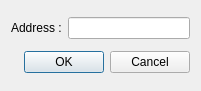
<?xml version="1.0" encoding="UTF-8"?>
<ui version="4.0">
 <class>AddressInputDialog</class>
 <widget class="QDialog" name="AddressInputDialog">
  <property name="geometry">
   <rect>
    <x>0</x>
    <y>0</y>
    <width>201</width>
    <height>91</height>
   </rect>
  </property>
  <property name="maximumSize">
   <size>
    <width>201</width>
    <height>91</height>
   </size>
  </property>
  <property name="windowTitle">
   <string/>
  </property>
  <layout class="QVBoxLayout" name="verticalLayout">
   <item>
    <layout class="QHBoxLayout" name="horizontalLayout">
     <item>
      <widget class="QLabel" name="label">
       <property name="text">
        <string>Address :</string>
       </property>
      </widget>
     </item>
     <item>
      <widget class="QLineEdit" name="address"/>
     </item>
    </layout>
   </item>
   <item>
    <widget class="QDialogButtonBox" name="buttonBox">
     <property name="orientation">
      <enum>Qt::Orientation::Horizontal</enum>
     </property>
     <property name="standardButtons">
      <set>QDialogButtonBox::StandardButton::Cancel|QDialogButtonBox::StandardButton::Ok</set>
     </property>
    </widget>
   </item>
  </layout>
 </widget>
 <resources/>
 <connections>
  <connection>
   <sender>buttonBox</sender>
   <signal>accepted()</signal>
   <receiver>AddressInputDialog</receiver>
   <slot>accept()</slot>
   <hints>
    <hint type="sourcelabel">
     <x>248</x>
     <y>254</y>
    </hint>
    <hint type="destinationlabel">
     <x>157</x>
     <y>274</y>
    </hint>
   </hints>
  </connection>
  <connection>
   <sender>buttonBox</sender>
   <signal>rejected()</signal>
   <receiver>AddressInputDialog</receiver>
   <slot>reject()</slot>
   <hints>
    <hint type="sourcelabel">
     <x>316</x>
     <y>260</y>
    </hint>
    <hint type="destinationlabel">
     <x>286</x>
     <y>274</y>
    </hint>
   </hints>
  </connection>
 </connections>
</ui>
